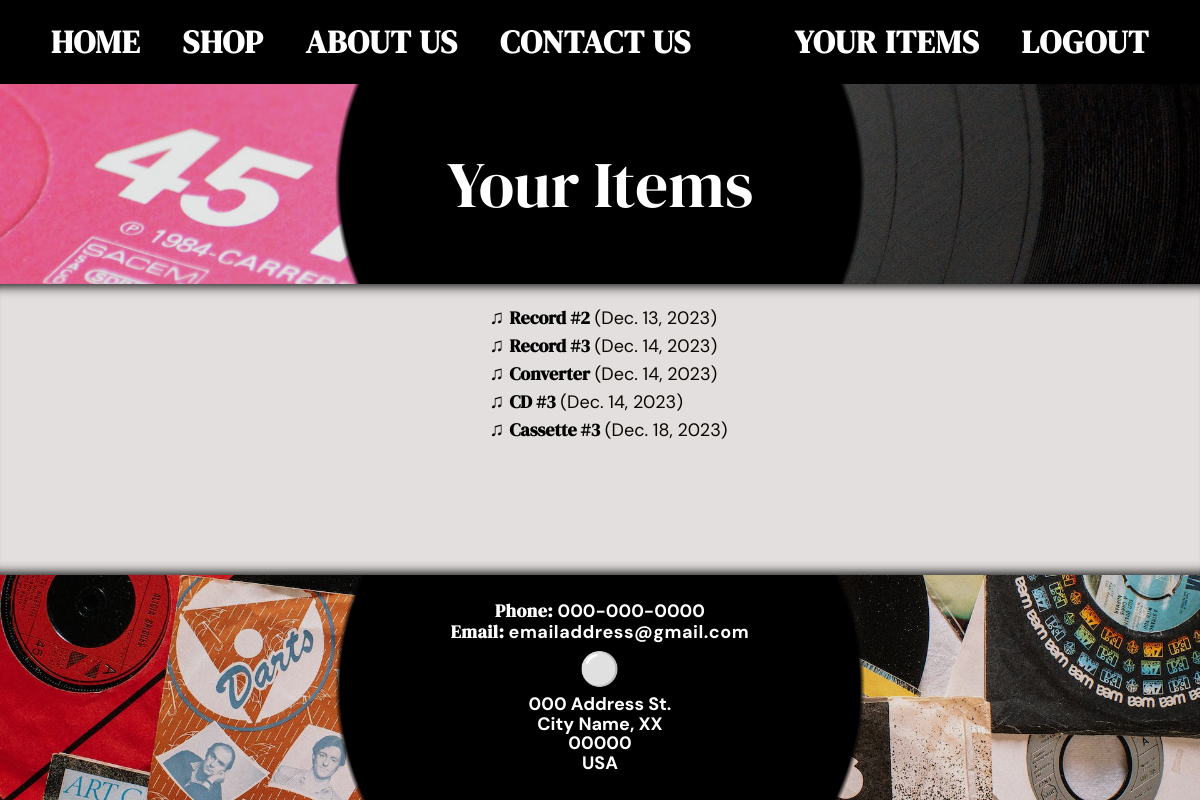
/project/your-items/ (signed in), run on the app's committed database.
### project/models.py (models this page shows, shortened)
class ItemInstance(models.Model):
		id = models.UUIDField(primary_key=True, default=uuid.uuid4, help_text='Unique ID for this particular item across the whole store')
		item = models.ForeignKey('Item', on_delete=models.RESTRICT, null=True)
		imprint = models.CharField(max_length=200, blank=True, null=True)
		due_back = models.DateField(null=True, blank=True)
		renter = models.ForeignKey(User, on_delete=models.SET_NULL, null=True, blank=True)
		LOAN_STATUS = (
				('m', 'Maintenance'),
				('o', 'On loan'),
				('a', 'Available'),
				('r', 'Reserved'),
		)
		status = models.CharField(
				max_length=1,
				choices=LOAN_STATUS,
				blank=True,
				default='m',
				help_text='Item availability',
		)
		class Meta:
				ordering = ['due_back']
				permissions = (("can_add_item", "Add item to the item list"),("can_delete_item", "Delete item from the item list"))
		@property
		def is_overdue(self):
				return bool(self.due_back and date.today() > self.due_back)

class Item(models.Model):
		title = models.CharField(max_length=200)
		artist = models.ForeignKey('Artist', on_delete=models.SET_NULL, blank=True, null=True)
		description = models.TextField(max_length=1000, help_text='Enter a brief description of the item.')
		type = models.ManyToManyField(Type, help_text='Select an item type for this item.')
		language = models.ForeignKey('Language', on_delete=models.SET_NULL, blank=True, null=True)
		def display_type(self):
				return ', '.join(type.name for type in self.type.all()[:3])
		display_type.short_description = 'Item Type'

### project/views.py (the view)
# urls.py: path('your-items/', views.RentedItemsByUserListView.as_view(), name='your-items'),
class RentedItemsByUserListView(LoginRequiredMixin, generic.ListView):
		model = ItemInstance
		template_name = 'project/iteminstance_list_rented_user.html'
		paginate_by = 10
		def get_queryset(self):
				return (
					ItemInstance.objects.filter(renter=self.request.user)
						.filter(status__exact='o')
						.order_by('due_back')
				)

### project/templates/project/iteminstance_list_rented_user.html
{% extends "base_generic.html" %}
{% block content %}
<div class="short-banner rented-banner">
	<div class="banner-text">
		<h1>Your Items</h1>
	</div>
</div>
	<div class="content">
		<div class="list">
			{% if iteminstance_list %}
				<ul class="rented-list">
					{% for iteminst in iteminstance_list %}
						<li class="{% if iteminst.is_overdue %}text-danger{% endif %}">
							<a href="{% url 'item-detail' iteminst.item.pk %}">{{ iteminst.item.title }}</a> ({{ iteminst.due_back }})
						</li>
					{% endfor %}
				</ul>
			{% else %}
				<p>You haven't rented any items yet.</p>
			{% endif %}
		</div>
	</div>
{% endblock %}

### project/static/css/styles.css (style rules this page uses)
* { margin: 0; padding: 0; }
html, body { margin: 0; height: 100%; width: 100%; }
body { background-color: #f9fafb; }
ul { margin-top: 0px; margin-bottom: 10px; display: inline-block; text-align: left; }
li { font-size: 18px; font-family: 'DM Sans', sans-serif; }
h1, h2 { text-align: center; font-family: 'DM Serif Display', serif; line-height: 1; margin-bottom: 0; }
h1 { font-size: 65px; }
.banner, .short-banner { width: 100%; background-repeat: no-repeat; background-size: cover; background-color: #000; display: flex; justify-content:center; flex-direction: column; flex-shrink: 0; line-height: 1; }
.short-banner { height: 200px; box-shadow: inset 0 0 0 100vmax rgba(0,0,0,.1); }
.rented-banner { background-image: radial-gradient(circle, rgba(0,0,0,1) 260px, rgba(0,0,0,0) 265px), url("../images/short_banner_images/pink-record.jpg"); background-position-y: 44%; }
.banner-text { text-align: center; position: relative; color: white; margin: auto; display: flex; flex-direction: column; justify-content: center; text-shadow: 0px 0px 10px #000; width: fit-content; }
.home-content, .shop-content, .content { width: 100%; height: auto; flex-grow: 2; background-color: #e3dfde; color: #0A0700; }
.home-content, .content { padding: 20px 0px; box-shadow: inset 0px 14px 12px -12px #000, inset 0px 0px 0px 0px #fff, inset 0px -14px 12px -12px #000, inset 0px 0px 0px 0px #fff; -webkit-box-shadow: inset 0px 14px 12px -12px #000, inset 0px 0px 0px 0px #fff, inset 0px -14px 12px -12px #000, inset 0px 0px 0px 0px #fff; -moz-box-shadow: inset 0px 14px 12px -12px #000, inset 0px 0px 0px 0px #fff, inset 0px -14px 12px -12px #000, inset 0px 0px 0px 0px #fff; }
div.list, .items { text-align: center; width: 100%; display: flex; justify-content: center; align-items: stretch; }
.home-list li::marker, .rented-list li::marker { content: "\266B"; font-size: 20px; line-height: 1; }
.home-list li:before, .rented-list li:before { content: ""; margin-left: 5px; }
.rented-list { font-size: 18px; }
.rented-list li a { color: #000; font-family: 'DM Serif Display', serif; text-decoration: none; transition: 0.4s; font-weight: bold; }

### data on the page
ItemInstance: item "Record #2", due_back "Dec. 13, 2023"
ItemInstance: item "Record #3", due_back "Dec. 14, 2023"
ItemInstance: item "Converter", due_back "Dec. 14, 2023"
ItemInstance: item "CD #3", due_back "Dec. 14, 2023"
ItemInstance: item "Cassette #3", due_back "Dec. 18, 2023"
